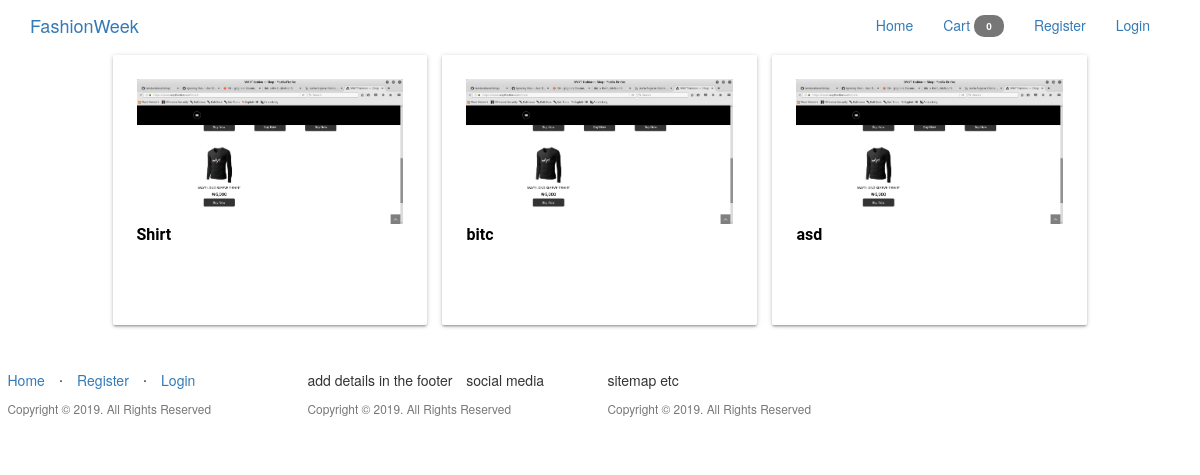
Before: / with the older database file.
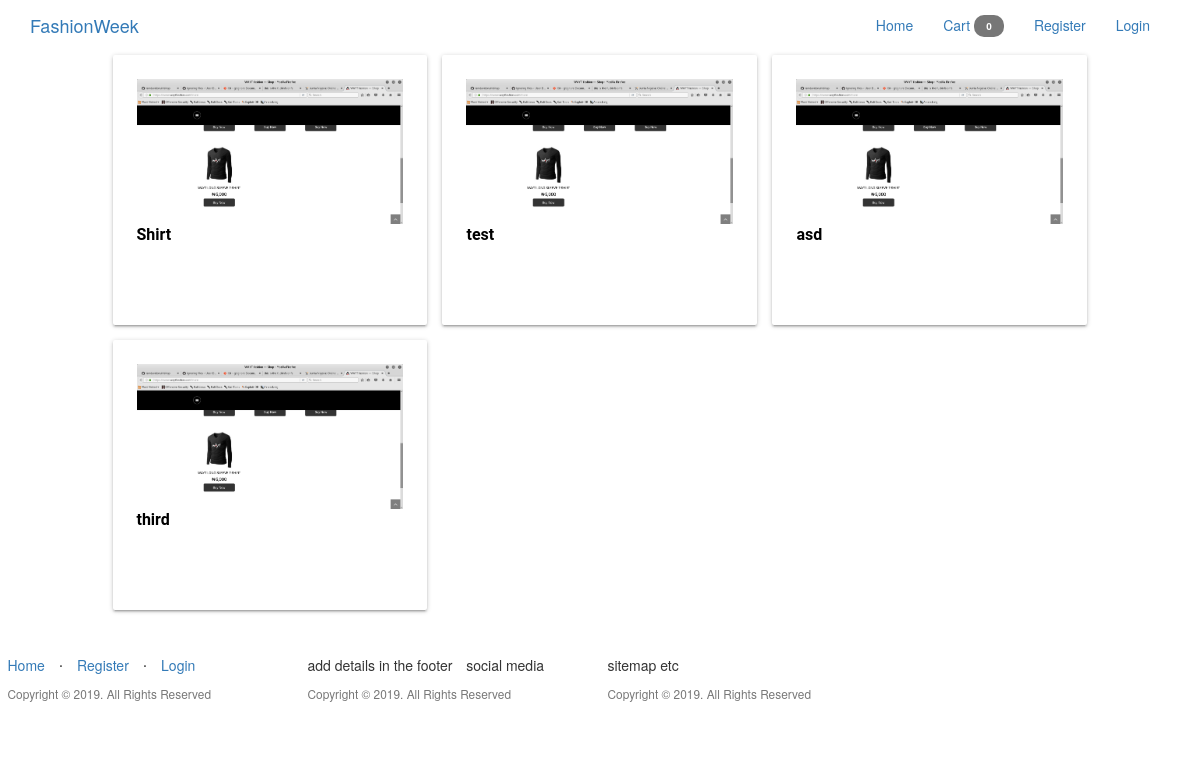
After: the same page with the newer database file.
### app/models.py (models this page shows, shortened)
class Categories(db.Model):
	id = db.Column(db.Integer, primary_key=True)
	category_name  = db.Column(db.String(20), index = True)
	product = db.relationship('Products', backref='products_categories')

### app/home/routes.py (the view)
@home.route('/')
def homepage():
	categories = Categories.query.all()
	products = Products.query.all()
	return render_template("home/index.html", title = 'Website name',
	categories = categories, products = products)

### app/templates/home/index.html
{% extends "base.html" %}
{% block body %}
<body>
	<div class="container-fluid">
	{% if categories %}
	<div class="row">
		{% for category in categories %}
	<a href="{{ url_for('home.shop_by_category', id=category.id) }}">
		<div class="col l4 s12 m6" style="width: 33.33333%" >
			<div class="card-panel hoverable" style="height:270px; background-color:#FFFFFF;">
					<div class="card-image" style="margin-left:auto;margin-right: auto;">
							<img class="responsive-img" src="{{url_for('static', filename = 'test.png')}}"  >
							<div class="caption">
							<span class="card-title" style="margin-bottom:7px;">
								<strong style="font-size:16px;font-family: 'Roboto', sans-serif;color: #000;">
									{{ category.category_name }}
								</strong>
							</span>
							</div>
						</div>
				</div>
		</div>
	</a>
		{% endfor %}
	</div>
	{% endif %}
	</div>
</body>
{% endblock %}

### app/templates/base.html (shortened to what this page needs)
<!DOCTYPE html>
<html lang="en">
<head>
    <link href="{{ url_for('static', filename='css/materialize.min.css') }}"rel="stylesheet">
    <link href="{{ url_for('static', filename='css/bootstrap.css') }}"rel="stylesheet">
</head>
<body>
<div class="container-fluid">
        <div class="navbar-header">
          <a class="navbar-brand" href="{{ url_for('home.homepage') }}">FashionWeek</a>
        </div>
        <ul class="nav navbar-nav navbar-right" style="margin-right:20px;">
            {% if current_user.is_authenticated %}
            {% if current_user.is_admin %}
                <li><a href="{{ url_for('home.admin_dashboard') }}">Dashboard</a></li>
                <li><a href="{{ url_for('admin.list_categories') }}">Categories</a></li>
                <li><a href="{{ url_for('admin.list_products') }}">Products</a></li>
                <li><a href="#">Orders</a></li>
            {% else %}
                <li><a href="{{ url_for('users.cart') }}">Cart <span class="badge">42</span></a></li>
            {% endif %}
                <li class="dropdown">
                    <a class="dropdown-toggle" data-toggle="dropdown" role="button" aria-haspopup="true" aria-expanded="false">
                        <i class="fa fa-user"></i>  Hi, {{ current_user.firstname }}!
                        <span class="caret"></span>
                    </a>
                    <ul class="dropdown-menu">
                        <li><a href="#">Profile</a></li>
                        <li role="separator" class="divider"></li>
                        <li><a href="{{ url_for('auth.logout') }}">Logout</a></li>
                    </ul>
            {% else %}
                <li><a href="{{ url_for('home.homepage') }}">Home</a></li>
                <li><a href="{{ url_for('users.cart') }}">Cart <span class="badge">0</span></a></li>
                <li><a href="{{ url_for('auth.register') }}">Register</a></li>
                <li><a href="{{ url_for('auth.login') }}">Login</a></li>
            {% endif %}
        </ul>
</div>
<div class="container-fluid" style="max-width:85%;">
      {% block body %}
      {% endblock %}
</div>
      <footer style="margin-top:15px;">
        <div class="container-fluid">
            <div class="row">
                                <div class="col l3 s8 m8 ">
                        <ul class="list-inline">
                            <li><a href="{{ url_for('home.homepage') }}">Home</a></li>
                            <li class="footer-menu-divider">⋅</li>
                            {% if current_user.is_authenticated %}
                                <li><a href="{{ url_for('auth.logout') }}">Logout</a></li>
                            {% else %}
                                <li><a href="{{ url_for('auth.register') }}">Register</a></li>
                                <li class="footer-menu-divider">⋅</li>
                                <li><a href="{{ url_for('auth.login') }}">Login</a></li>
                            {% endif %}
                        </ul>
                        <p class="copyright text-muted small">Copyright © 2019. All Rights Reserved</p>
                    </div>
                    <div class="col l3 s8 m8 ">
                            <ul class="list-inline">
                             <li>add details in the footer</li>
                             <li>social media</li>
                            </ul>
                            <p class="copyright text-muted small">Copyright © 2019. All Rights Reserved</p>
                        </div>
                        <div class="col l3 s8 m8 ">
                                <ul class="list-inline">
                                <li>sitemap etc</li>
                                </ul>
                                <p class="copyright text-muted small">Copyright © 2019. All Rights Reserved</p>
                            </div>
            </div>
        </div>
      </footer>
</body>
</html>

Changed rows visible on the page:
changed Categories: category_name "bitc" → "test"
added Categories: category_name "third"
